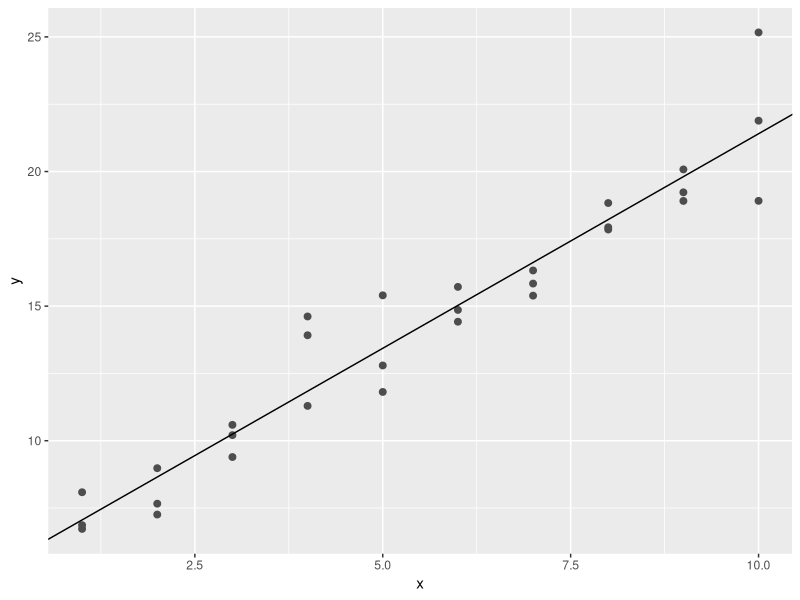
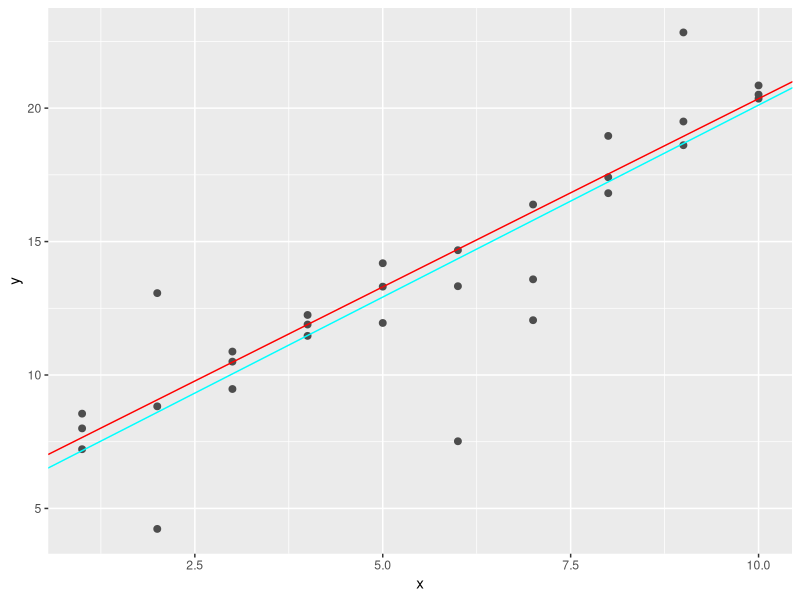

These figures' R source, in order:
## ---- chunk 1
suppressWarnings(suppressMessages(library(tidyverse)))
suppressWarnings(suppressMessages(library(purrr)))
suppressWarnings(suppressMessages(library(modelr)))
## ---- chunk 2
    sim1a <- tibble(
      x = rep(1:10, each = 3),
      y = x * 1.5 + 6 + rt(length(x), df = 2) 
    )

## ---- chunk 3

fit <- lm(y~x, data = sim1a)
ggplot(sim1a,aes(x,y))+
  geom_point(size = 2, color = "grey30")+
  geom_abline(intercept = fit$coefficients[1],slope = fit$coefficients[2])
## ---- chunk 4
model1 <- function(a, data) {
  a[1] + data$x * a[2]
}

measure_distance <- function(mod, data) {
  diff <- data$y - model1(mod, data)
  mean(abs(diff))
}

measure_distance2 <- function(mod, data) {
  diff <- data$y - model1(mod, data)
  sqrt(mean(diff ^ 2))
}
## ---- chunk 5
sim1a <- tibble(
  x = rep(1:10, each = 3),
  y = x * 1.5 + 6 + rt(length(x), df = 2)
)
best1 <- optim(c(0,0), measure_distance, data = sim1a)
best2 <- optim(c(0,0), measure_distance2, data = sim1a)

ggplot(sim1a, aes(x, y)) + 
  geom_point(size = 2, colour = "grey30") + 
  geom_abline(intercept = best1$par[1], slope = best1$par[2], color = "red")+
  geom_abline(intercept = best2$par[1],slope = best2$par[2], color = "cyan")
